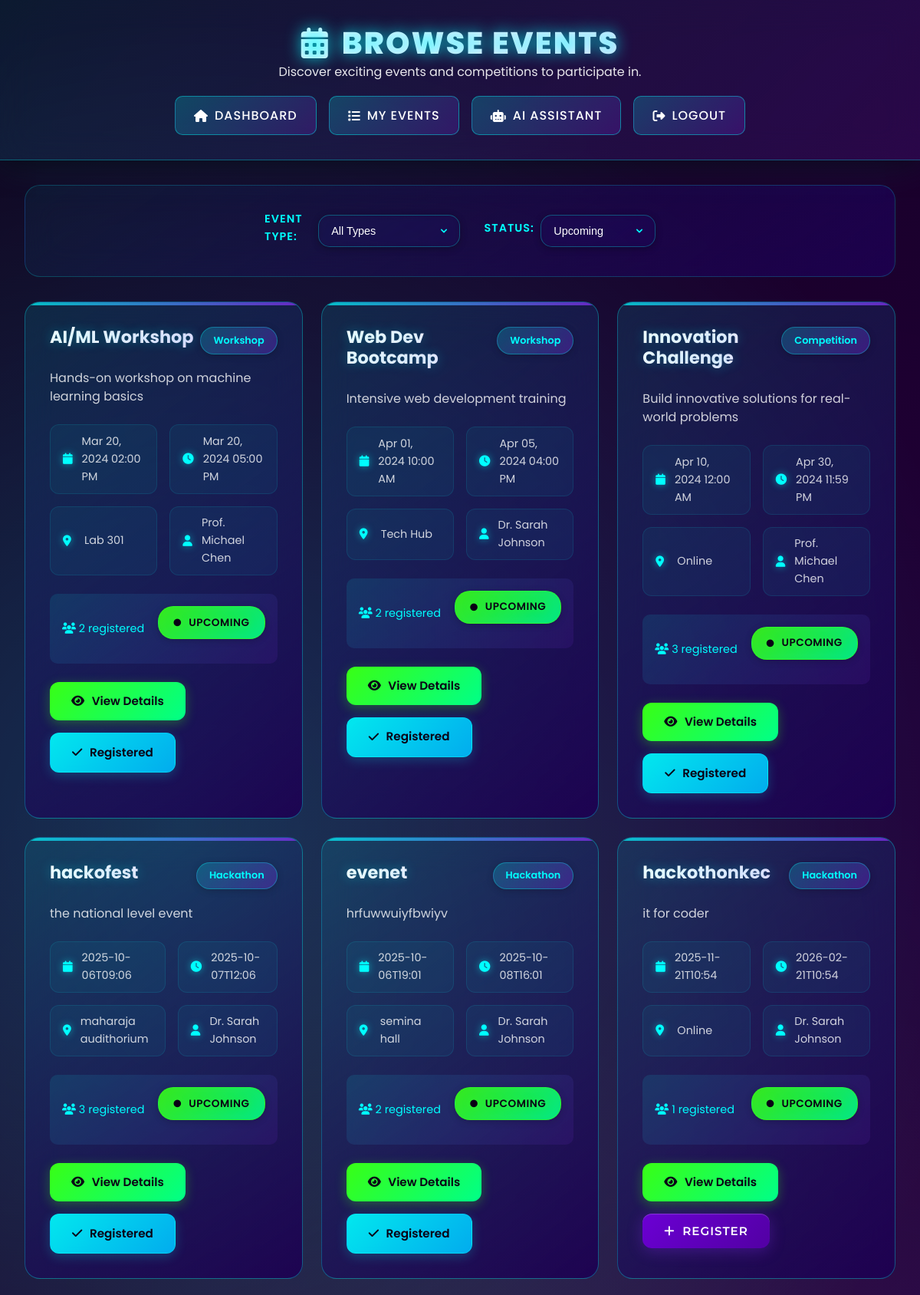
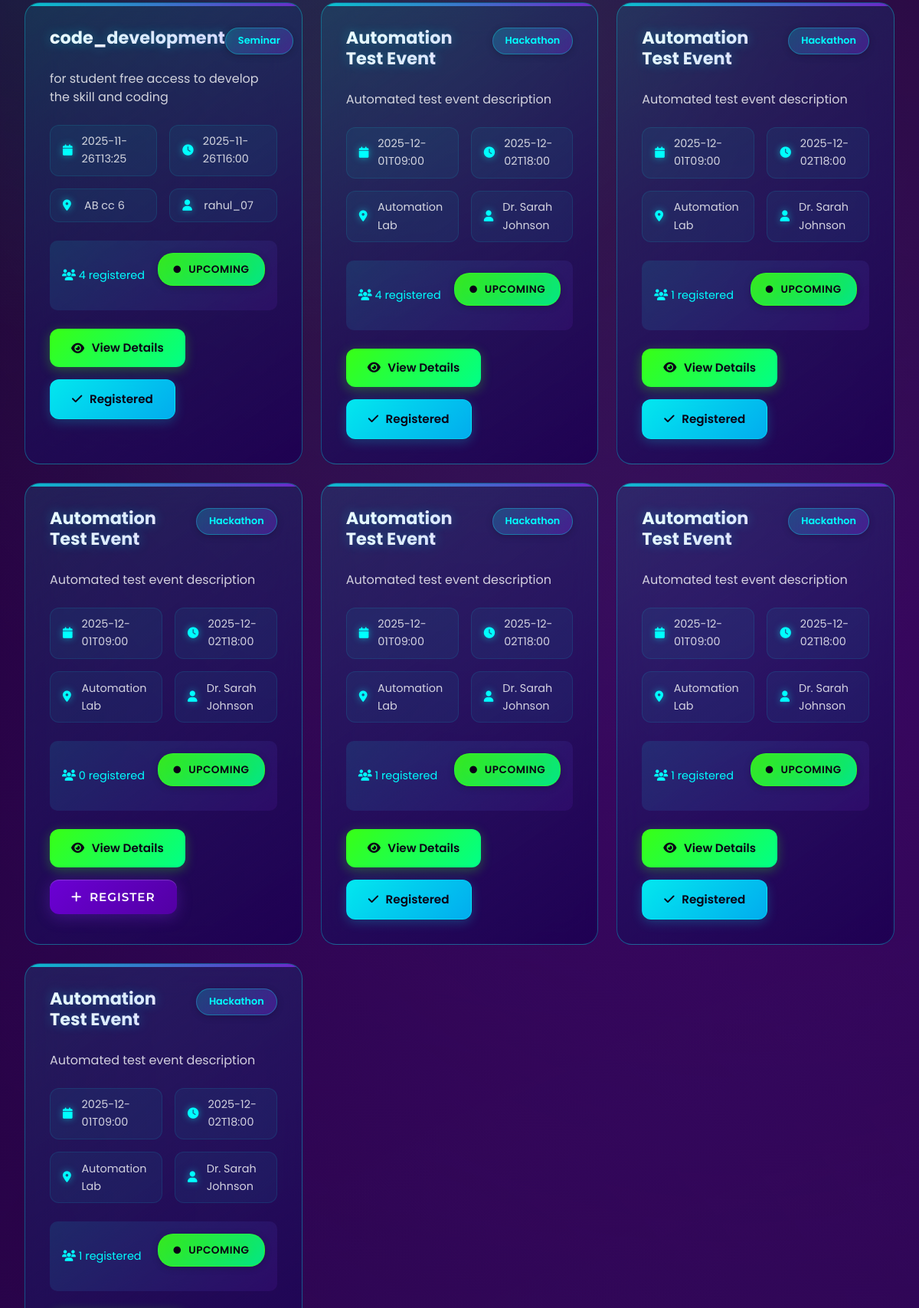
/events/ (signed in, upper part), run on the app's committed database (2 pictures, top to bottom).
### tables this page shows
CREATE TABLE events (
            id INTEGER PRIMARY KEY AUTOINCREMENT,
            title TEXT NOT NULL,
            description TEXT NOT NULL,
            event_type TEXT NOT NULL CHECK(event_type IN ('hackathon', 'competition', 'workshop', 'seminar', 'project', 'other')),
            event_code TEXT UNIQUE NOT NULL,
            manager_id INTEGER NOT NULL,
            start_date TIMESTAMP NOT NULL,
            end_date TIMESTAMP NOT NULL,
            registration_deadline TIMESTAMP NOT NULL,
            venue TEXT,
            max_participants INTEGER,
            max_team_size INTEGER DEFAULT 5,
            min_team_size INTEGER DEFAULT 1,
            is_team_event BOOLEAN DEFAULT 1,
            status TEXT DEFAULT 'upcoming' CHECK(status IN ('draft', 'upcoming', 'ongoing', 'completed', 'cancelled')),
            banner_image TEXT,
            resources_link TEXT,
            prize_pool TEXT,
            created_at TIMESTAMP DEFAULT CURRENT_TIMESTAMP,
            updated_at TIMESTAMP DEFAULT CURRENT_TIMESTAMP, requires_abstract BOOLEAN DEFAULT 0, location TEXT, created_by INTEGER, team_size INTEGER DEFAULT 1, requires_approval BOOLEAN DEFAULT 1, category TEXT, image_url TEXT, external_link TEXT, is_active BOOLEAN DEFAULT 1, abstract_required BOOLEAN DEFAULT 0, abstract_deadline TIMESTAMP, max_abstract_length INTEGER DEFAULT 500, join_policy TEXT NOT NULL DEFAULT 'open',
            FOREIGN KEY (manager_id) REFERENCES users(id) ON DELETE CASCADE
        );

CREATE TABLE users (
            id INTEGER PRIMARY KEY AUTOINCREMENT,
            username TEXT NOT NULL UNIQUE,
            email TEXT NOT NULL UNIQUE,
            password TEXT NOT NULL,
            full_name TEXT NOT NULL,
            role TEXT NOT NULL CHECK(role IN ('student', 'event_manager', 'admin')),
            is_verified BOOLEAN DEFAULT 0,
            otp TEXT,
            profile_picture TEXT,
            bio TEXT,
            department TEXT,
            year INTEGER,
            last_login TIMESTAMP,
            created_at TIMESTAMP DEFAULT CURRENT_TIMESTAMP,
            updated_at TIMESTAMP DEFAULT CURRENT_TIMESTAMP
        );

### blueprints/events.py (the view)
@events_bp.route('/')
@login_required
def browse_events():
    conn = get_db_connection()
    event_type = request.args.get('type', 'all')
    status = request.args.get('status', 'upcoming')
    query = """SELECT e.*, u.full_name as manager_name,
               (SELECT COUNT(*) FROM event_registrations WHERE event_id = e.id) as registration_count
               FROM events e
               JOIN users u ON e.manager_id = u.id
               WHERE 1=1"""
    params = []
    if event_type != 'all':
        query += " AND e.event_type = ?"
        params.append(event_type)
    if status != 'all':
        query += " AND e.status = ?"
        params.append(status)
    query += " ORDER BY e.start_date ASC"
    events = conn.execute(query, params).fetchall()
    registered_events = []
    if current_user.role == 'student':
        reg_query = conn.execute(
            "SELECT event_id FROM event_registrations WHERE user_id = ?",
            (current_user.id,)
        ).fetchall()
        registered_events = [r['event_id'] for r in reg_query]
    conn.close()
    return render_template('browse_events.html',
                         user=current_user,
                         events=events,
                         registered_events=registered_events,
                         current_type=event_type,
                         current_status=status)

### app.py (called while the page is built)
@login_manager.user_loader
def load_user(user_id):
    return User.get(user_id)

@app.template_filter('format_date')
def format_date(date_string, format='%b %d, %Y'):
    if not date_string:
        return 'No date'
    try:
        if isinstance(date_string, str):
            for fmt in ['%Y-%m-%d %H:%M:%S', '%Y-%m-%d', '%Y-%m-%dT%H:%M:%S']:
                try:
                    date_obj = datetime.strptime(date_string, fmt)
                    return date_obj.strftime(format)
                except ValueError:
                    continue
            return date_string
        else:
            return date_string.strftime(format)
    except Exception:
        return str(date_string)

@app.template_filter('format_datetime')
def format_datetime(datetime_string, format='%b %d, %Y %I:%M %p'):
    return format_date(datetime_string, format)

### models.py (called while the page is built)
def get_db_connection():
    try:
        conn = sqlite3.connect('database.db')
        conn.row_factory = sqlite3.Row
        conn.execute("PRAGMA foreign_keys = ON")
        return conn
    except sqlite3.Error as e:
        print(f"Database connection error: {e}")
        raise

    @property
    def is_authenticated(self):
        return True

    @staticmethod
    def get(user_id):
        conn = get_db_connection()
        user = conn.execute("SELECT * FROM users WHERE id = ?", (user_id,)).fetchone()
        conn.close()
        if not user:
            return None
        return User(
            id=user['id'],
            username=user['username'],
            email=user['email'],
            password=user['password'],
            role=user['role'],
            is_verified=user['is_verified'],
            otp=user['otp'],
            last_login=user['last_login'] if 'last_login' in user.keys() else None,
            profile_picture=user['profile_picture'] if 'profile_picture' in user.keys() else None,
            full_name=user['full_name'] if 'full_name' in user.keys() else None
        )

### templates/browse_events.html (shortened to what this page needs)
 <!DOCTYPE html>
<html lang="en">
<head>
  <link href="https://cdnjs.cloudflare.com/ajax/libs/font-awesome/6.4.0/css/all.min.css" rel="stylesheet">
  <link href="{{ url_for('static', filename='futuristic-violet.css') }}" rel="stylesheet">
</head>
<body>
  <header class="page-header" role="banner">
    <h1><i class="fas fa-calendar-alt"></i> Browse Events</h1>
    <p style="color: rgba(255, 255, 255, 0.9); margin-bottom: 1rem;">Discover exciting events and competitions to participate in.</p>
    <nav class="nav" role="navigation" aria-label="Student Navigation">
      <a href="{{ url_for('main.dashboard') }}"><i class="fas fa-home"></i> Dashboard</a>
      <a href="{{ url_for('events.my_events') }}"><i class="fas fa-list"></i> My Events</a>
      <a href="{{ url_for('chatbot') }}"><i class="fas fa-robot"></i> AI Assistant</a>
      <a href="{{ url_for('auth.logout') }}"><i class="fas fa-sign-out-alt"></i> Logout</a>
    </nav>
  </header>
  <main class="content-wrapper">
    <div class="filters">
      <div class="filter-group">
        <label for="event_type">Event Type:</label>
        <select id="event_type" onchange="filterEvents()">
          <option value="all" {% if current_type == 'all' %}selected{% endif %}>All Types</option>
        </select>
      </div>
      <div class="filter-group">
        <label for="event_status">Status:</label>
        <select id="event_status" onchange="filterEvents()">
          <option value="upcoming" {% if current_status == 'upcoming' %}selected{% endif %}>Upcoming</option>
        </select>
      </div>
    </div>
    {% if events %}
      <div class="events-grid">
        {% for event in events %}
          <div class="event-card">
            <div class="event-header">
              <h3 class="event-title">{{ event.title }}</h3>
              <span class="event-type">{{ event.event_type|title }}</span>
            </div>
            <p class="event-description">{{ event.description|truncate(150) }}</p>
            <div class="event-details">
              <div class="detail-item">
                <i class="fas fa-calendar"></i>
                <span>{{ event.start_date|format_datetime }}</span>
              </div>
              <div class="detail-item">
                <i class="fas fa-clock"></i>
                <span>{{ event.end_date|format_datetime }}</span>
              </div>
              <div class="detail-item">
                <i class="fas fa-map-marker-alt"></i>
                <span>{{ event.venue or 'Online' }}</span>
              </div>
              <div class="detail-item">
                <i class="fas fa-user"></i>
                <span>{{ event.manager_name }}</span>
              </div>
            </div>
            <div class="registration-info">
              <div class="registration-count">
                <i class="fas fa-users"></i>
                {{ event.registration_count or 0 }} registered
              </div>
              <div class="event-status status-{{ event.status }}">
                <i class="fas fa-circle"></i>
                {{ event.status|title }}
              </div>
            </div>
            <div class="event-actions">
              <a href="{{ url_for('events.event_details', event_id=event.id) }}" class="btn-primary">
                <i class="fas fa-eye"></i> View Details
              </a>
              {% if current_user.role == 'student' %}
                {% if event.id in registered_events %}
                  <a href="{{ url_for('events.event_details', event_id=event.id) }}" class="btn-secondary">
                    <i class="fas fa-check"></i> Registered
                  </a>
                {% elif event.status in ['upcoming', 'ongoing'] %}
                  <form method="POST" action="{{ url_for('events.register_for_event', event_id=event.id) }}" style="display: inline;">
                    <button type="submit" class="btn-primary">
                      <i class="fas fa-plus"></i> Register
                    </button>
                  </form>
                {% else %}
                  <button class="btn-disabled" disabled>
                    <i class="fas fa-times"></i> Closed
                  </button>
                {% endif %}
              {% endif %}
            </div>
          </div>
        {% endfor %}
      </div>
    {% else %}
      <div class="no-events">
        <i class="fas fa-calendar-times"></i>
        <h2>No Events Found</h2>
        <p>No events match your current filters. Try adjusting your search criteria.</p>
      </div>
    {% endif %}
  </main>
</body>
</html>

### data on the page
events: title "AI/ML Workshop", event_type "Workshop", description "Hands-on workshop on machine learning basics", start_date "Mar 20, 2024 02:00 PM", end_date "Mar 20, 2024 05:00 PM", venue "Lab 301", manager_name "Prof. Michael Chen", id "2", status "UPCOMING"
events: title "Web Dev Bootcamp", event_type "Workshop", description "Intensive web development training", start_date "Apr 01, 2024 10:00 AM", end_date "Apr 05, 2024 04:00 PM", venue "Tech Hub", manager_name "Dr. Sarah Johnson", manager "2", status "UPCOMING"
events: title "Innovation Challenge", event_type "Competition", description "Build innovative solutions for real-world problems", start_date "Apr 10, 2024 12:00 AM", end_date "Apr 30, 2024 11:59 PM", venue "Online", manager_name "Prof. Michael Chen", manager "3", status "UPCOMING"
events: title "hackofest", event_type "Hackathon", description "the national level event", start_date "2025-10-06T09:06", end_date "2025-10-07T12:06", venue "maharaja audithorium", manager_name "Dr. Sarah Johnson", registration_count "3", status "UPCOMING"
events: title "evenet", event_type "Hackathon", description "hrfuwwuiyfbwiyv", start_date "2025-10-06T19:01", end_date "2025-10-08T16:01", venue "semina hall", manager_name "Dr. Sarah Johnson", manager "2", status "UPCOMING"
events: title "hackothonkec", event_type "Hackathon", description "it for coder", start_date "2025-11-21T10:54", end_date "2026-02-21T10:54", venue "Online", manager_name "Dr. Sarah Johnson", registration_count "1", status "UPCOMING"
events: title "code_development", event_type "Seminar", description "for student free access to develop the skill and coding", start_date "2025-11-26T13:25", end_date "2025-11-26T16:00", venue "AB cc 6", manager_name "rahul_07", min_team_size "4", status "UPCOMING"
events: title "Automation Test Event", event_type "Hackathon", description "Automated test event description", start_date "2025-12-01T09:00", end_date "2025-12-02T18:00", venue "Automation Lab", manager_name "Dr. Sarah Johnson", max_team_size "4", status "UPCOMING"
events: title "Automation Test Event", event_type "Hackathon", description "Automated test event description", start_date "2025-12-01T09:00", end_date "2025-12-02T18:00", venue "Automation Lab", manager_name "Dr. Sarah Johnson", registration_count "1", status "UPCOMING"
events: title "Automation Test Event", event_type "Hackathon", description "Automated test event description", start_date "2025-12-01T09:00", end_date "2025-12-02T18:00", venue "Automation Lab", manager_name "Dr. Sarah Johnson", registration_count "0", status "UPCOMING"
events: title "Automation Test Event", event_type "Hackathon", description "Automated test event description", start_date "2025-12-01T09:00", end_date "2025-12-02T18:00", venue "Automation Lab", manager_name "Dr. Sarah Johnson", registration_count "1", status "UPCOMING"
events: title "Automation Test Event", event_type "Hackathon", description "Automated test event description", start_date "2025-12-01T09:00", end_date "2025-12-02T18:00", venue "Automation Lab", manager_name "Dr. Sarah Johnson", registration_count "1", status "UPCOMING"
events: title "Automation Test Event", event_type "Hackathon", description "Automated test event description", start_date "2025-12-01T09:00", end_date "2025-12-02T18:00", venue "Automation Lab", manager_name "Dr. Sarah Johnson", registration_count "1", status "UPCOMING"
